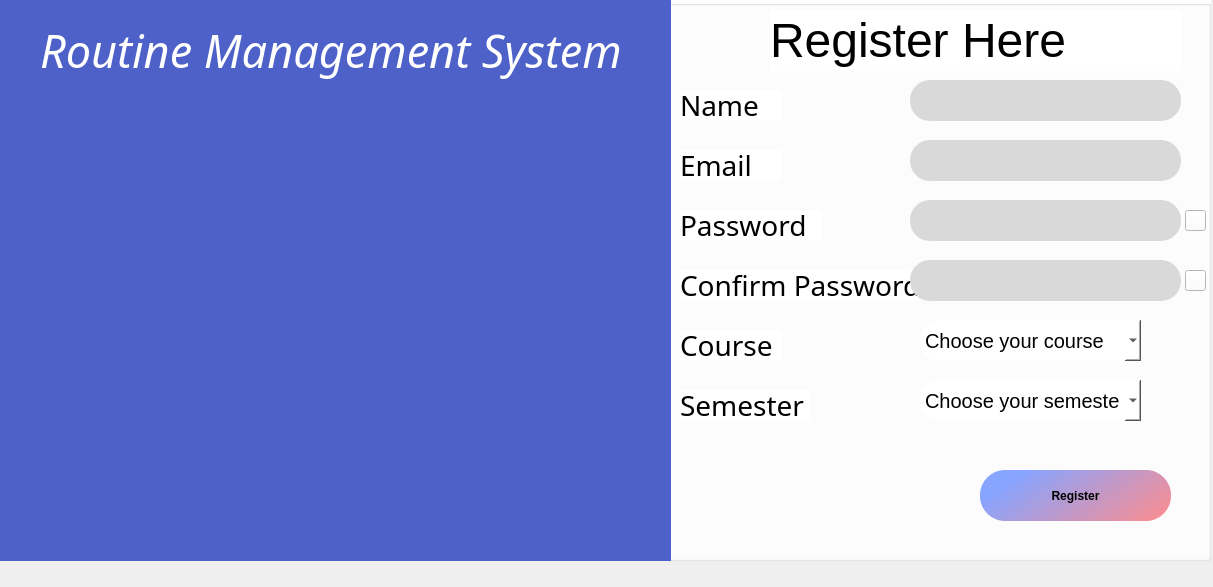
<?xml version="1.0" encoding="UTF-8"?>
<ui version="4.0">
 <class>registration</class>
 <widget class="QDialog" name="registration">
  <property name="geometry">
   <rect>
    <x>0</x>
    <y>0</y>
    <width>1213</width>
    <height>587</height>
   </rect>
  </property>
  <property name="windowTitle">
   <string>Dialog</string>
  </property>
  <property name="styleSheet">
   <string notr="true">.QLineEdit{
	border-radius:6px;
}
*{
	background:none;
}</string>
  </property>
  <widget class="QLabel" name="label_3">
   <property name="geometry">
    <rect>
     <x>50</x>
     <y>260</y>
     <width>191</width>
     <height>121</height>
    </rect>
   </property>
   <property name="text">
    <string/>
   </property>
  </widget>
  <widget class="QGroupBox" name="groupBox">
   <property name="enabled">
    <bool>true</bool>
   </property>
   <property name="geometry">
    <rect>
     <x>650</x>
     <y>0</y>
     <width>561</width>
     <height>561</height>
    </rect>
   </property>
   <property name="font">
    <font>
     <bold>true</bold>
    </font>
   </property>
   <property name="autoFillBackground">
    <bool>false</bool>
   </property>
   <property name="styleSheet">
    <string notr="true">position: absolute;
width: 845px;
height: 1024px;
left: 0px;
top: 0px;

background: #FFFFFF;</string>
   </property>
   <property name="title">
    <string/>
   </property>
   <property name="alignment">
    <set>Qt::AlignHCenter|Qt::AlignTop</set>
   </property>
   <property name="flat">
    <bool>false</bool>
   </property>
   <widget class="QPushButton" name="pushButton_3">
    <property name="geometry">
     <rect>
      <x>330</x>
      <y>470</y>
      <width>191</width>
      <height>51</height>
     </rect>
    </property>
    <property name="font">
     <font>
      <bold>true</bold>
     </font>
    </property>
    <property name="styleSheet">
     <string notr="true">QPushButton{
	position: absolute;
width: 195px;
height: 66px;
left: 368px;
top: 716px;

	background-color: qlineargradient(spread:pad, x1:0, y1:0.625, x2:1, y2:1, stop:0 rgba(135, 164, 255, 255), stop:1 rgba(255, 140, 140, 255));
border-radius: 25px;

}
*:hover{
color: #f5E0E0;
}</string>
    </property>
    <property name="text">
     <string>Register</string>
    </property>
   </widget>
   <widget class="QLabel" name="label_9">
    <property name="geometry">
     <rect>
      <x>30</x>
      <y>150</y>
      <width>101</width>
      <height>31</height>
     </rect>
    </property>
    <property name="font">
     <font>
      <family>Coda</family>
      <pointsize>-1</pointsize>
      <italic>false</italic>
      <bold>false</bold>
     </font>
    </property>
    <property name="styleSheet">
     <string notr="true">position: absolute;
width: 250px;
height: 63px;
left: 493px;
top: 254px;

font-family: 'Coda';
font-style: normal;
font-weight: 400;
font-size: 28px;
line-height: 51px;
text-align: center;

color: #000000;</string>
    </property>
    <property name="text">
     <string>Email</string>
    </property>
   </widget>
   <widget class="QLabel" name="label_12">
    <property name="geometry">
     <rect>
      <x>30</x>
      <y>210</y>
      <width>141</width>
      <height>31</height>
     </rect>
    </property>
    <property name="font">
     <font>
      <family>Coda</family>
      <pointsize>-1</pointsize>
      <italic>false</italic>
      <bold>false</bold>
     </font>
    </property>
    <property name="styleSheet">
     <string notr="true">position: absolute;
width: 250px;
height: 63px;
left: 493px;
top: 254px;

font-family: 'Coda';
font-style: normal;
font-weight: 400;
font-size: 28px;
line-height: 51px;
text-align: center;

color: #000000;</string>
    </property>
    <property name="text">
     <string>Password</string>
    </property>
   </widget>
   <widget class="QLabel" name="label_13">
    <property name="geometry">
     <rect>
      <x>30</x>
      <y>270</y>
      <width>241</width>
      <height>31</height>
     </rect>
    </property>
    <property name="font">
     <font>
      <family>Coda</family>
      <pointsize>-1</pointsize>
      <italic>false</italic>
      <bold>false</bold>
     </font>
    </property>
    <property name="styleSheet">
     <string notr="true">position: absolute;
width: 250px;
height: 63px;
left: 493px;
top: 254px;

font-family: 'Coda';
font-style: normal;
font-weight: 400;
font-size: 28px;
line-height: 51px;
text-align: center;

color: #000000;</string>
    </property>
    <property name="text">
     <string>Confirm Password</string>
    </property>
   </widget>
   <widget class="QLabel" name="label_14">
    <property name="geometry">
     <rect>
      <x>30</x>
      <y>330</y>
      <width>101</width>
      <height>31</height>
     </rect>
    </property>
    <property name="font">
     <font>
      <family>Coda</family>
      <pointsize>-1</pointsize>
      <italic>false</italic>
      <bold>false</bold>
     </font>
    </property>
    <property name="styleSheet">
     <string notr="true">position: absolute;
width: 250px;
height: 63px;
left: 493px;
top: 254px;

font-family: 'Coda';
font-style: normal;
font-weight: 400;
font-size: 28px;
line-height: 51px;
text-align: center;

color: #000000;</string>
    </property>
    <property name="text">
     <string>Course</string>
    </property>
   </widget>
   <widget class="QLabel" name="label_15">
    <property name="geometry">
     <rect>
      <x>30</x>
      <y>390</y>
      <width>131</width>
      <height>31</height>
     </rect>
    </property>
    <property name="font">
     <font>
      <family>Coda</family>
      <pointsize>-1</pointsize>
      <italic>false</italic>
      <bold>false</bold>
     </font>
    </property>
    <property name="styleSheet">
     <string notr="true">position: absolute;
width: 250px;
height: 63px;
left: 493px;
top: 254px;

font-family: 'Coda';
font-style: normal;
font-weight: 400;
font-size: 28px;
line-height: 51px;
text-align: center;

color: #000000;</string>
    </property>
    <property name="text">
     <string>Semester</string>
    </property>
   </widget>
   <widget class="QLineEdit" name="lineEdit_email">
    <property name="enabled">
     <bool>true</bool>
    </property>
    <property name="geometry">
     <rect>
      <x>260</x>
      <y>140</y>
      <width>271</width>
      <height>41</height>
     </rect>
    </property>
    <property name="font">
     <font>
      <bold>false</bold>
     </font>
    </property>
    <property name="styleSheet">
     <string notr="true">position: absolute;
width: 675px;
height: 57px;
left: 785px;
top: 252px;

background: #D9D9D9;
border-radius: 20px;
padding-left:15px;</string>
    </property>
   </widget>
   <widget class="QLineEdit" name="lineEdit_pass">
    <property name="enabled">
     <bool>true</bool>
    </property>
    <property name="geometry">
     <rect>
      <x>260</x>
      <y>200</y>
      <width>271</width>
      <height>41</height>
     </rect>
    </property>
    <property name="font">
     <font>
      <bold>false</bold>
     </font>
    </property>
    <property name="styleSheet">
     <string notr="true">position: absolute;
width: 675px;
height: 57px;
left: 785px;
top: 252px;

background: #D9D9D9;
border-radius: 20px;
padding-left:15px;</string>
    </property>
    <property name="inputMethodHints">
     <set>Qt::ImhHiddenText|Qt::ImhNoAutoUppercase|Qt::ImhNoPredictiveText|Qt::ImhSensitiveData</set>
    </property>
    <property name="echoMode">
     <enum>QLineEdit::Password</enum>
    </property>
   </widget>
   <widget class="QLineEdit" name="lineEdit_cpass">
    <property name="enabled">
     <bool>true</bool>
    </property>
    <property name="geometry">
     <rect>
      <x>260</x>
      <y>260</y>
      <width>271</width>
      <height>41</height>
     </rect>
    </property>
    <property name="font">
     <font>
      <bold>false</bold>
     </font>
    </property>
    <property name="styleSheet">
     <string notr="true">position: absolute;
width: 675px;
height: 57px;
left: 785px;
top: 252px;

background: #D9D9D9;
border-radius: 20px;
padding-left:15px;</string>
    </property>
    <property name="inputMethodHints">
     <set>Qt::ImhHiddenText|Qt::ImhNoAutoUppercase|Qt::ImhNoPredictiveText|Qt::ImhSensitiveData</set>
    </property>
    <property name="echoMode">
     <enum>QLineEdit::Password</enum>
    </property>
   </widget>
   <widget class="QComboBox" name="comboBox_course">
    <property name="geometry">
     <rect>
      <x>270</x>
      <y>320</y>
      <width>221</width>
      <height>41</height>
     </rect>
    </property>
    <property name="styleSheet">
     <string notr="true">position: absolute;
width: 675px;
height: 57px;
left: 785px;
top: 252px;


border-radius: 20px;
font-size:20px;
</string>
    </property>
    <item>
     <property name="text">
      <string>Choose your course</string>
     </property>
    </item>
    <item>
     <property name="text">
      <string>Computer Engineering</string>
     </property>
    </item>
    <item>
     <property name="text">
      <string>Civil Engineeing </string>
     </property>
    </item>
    <item>
     <property name="text">
      <string>Mechanical Engineering</string>
     </property>
    </item>
    <item>
     <property name="text">
      <string>Geomatics Engineering</string>
     </property>
    </item>
    <item>
     <property name="text">
      <string>Environmental Engineering</string>
     </property>
    </item>
    <item>
     <property name="text">
      <string>Electrical Engineering</string>
     </property>
    </item>
   </widget>
   <widget class="QComboBox" name="comboBox_sem">
    <property name="geometry">
     <rect>
      <x>270</x>
      <y>380</y>
      <width>221</width>
      <height>41</height>
     </rect>
    </property>
    <property name="styleSheet">
     <string notr="true">position: absolute;
width: 675px;
height: 57px;
left: 785px;
top: 252px;


border-radius: 20px;
font-size:20px;
</string>
    </property>
    <item>
     <property name="text">
      <string>Choose your semester</string>
     </property>
    </item>
    <item>
     <property name="text">
      <string>I</string>
     </property>
    </item>
    <item>
     <property name="text">
      <string>II</string>
     </property>
    </item>
    <item>
     <property name="text">
      <string>III</string>
     </property>
    </item>
    <item>
     <property name="text">
      <string>IV</string>
     </property>
    </item>
    <item>
     <property name="text">
      <string>V</string>
     </property>
    </item>
    <item>
     <property name="text">
      <string>VI</string>
     </property>
    </item>
    <item>
     <property name="text">
      <string>VII</string>
     </property>
    </item>
    <item>
     <property name="text">
      <string>VIII</string>
     </property>
    </item>
   </widget>
   <widget class="QLabel" name="label_2">
    <property name="geometry">
     <rect>
      <x>120</x>
      <y>10</y>
      <width>411</width>
      <height>61</height>
     </rect>
    </property>
    <property name="styleSheet">
     <string notr="true">position: absolute;
width: 551px;
height: 69px;
left: 198px;
top: 239px;

font-family: 'Jua';
font-style: normal;
font-weight: 400;
font-size: 48px;
line-height: 60px;
text-align: center;

color: #000000;
</string>
    </property>
    <property name="text">
     <string>Register Here</string>
    </property>
   </widget>
   <widget class="QLineEdit" name="lineEdit_name">
    <property name="enabled">
     <bool>true</bool>
    </property>
    <property name="geometry">
     <rect>
      <x>260</x>
      <y>80</y>
      <width>271</width>
      <height>41</height>
     </rect>
    </property>
    <property name="font">
     <font>
      <bold>false</bold>
     </font>
    </property>
    <property name="styleSheet">
     <string notr="true">position: absolute;
width: 675px;
height: 57px;
left: 785px;
top: 252px;

background: #D9D9D9;
border-radius: 20px;
padding-left:15px;</string>
    </property>
    <property name="text">
     <string/>
    </property>
   </widget>
   <widget class="QLabel" name="label_8">
    <property name="geometry">
     <rect>
      <x>30</x>
      <y>90</y>
      <width>101</width>
      <height>31</height>
     </rect>
    </property>
    <property name="font">
     <font>
      <family>Coda</family>
      <pointsize>-1</pointsize>
      <italic>false</italic>
      <bold>false</bold>
     </font>
    </property>
    <property name="styleSheet">
     <string notr="true">position: absolute;
width: 250px;
height: 63px;
left: 493px;
top: 254px;

font-family: 'Coda';
font-style: normal;
font-weight: 400;
font-size: 28px;
line-height: 51px;
text-align: center;

color: #000000;</string>
    </property>
    <property name="text">
     <string>Name</string>
    </property>
   </widget>
   <widget class="QPushButton" name="pushButton_eye">
    <property name="geometry">
     <rect>
      <x>535</x>
      <y>210</y>
      <width>21</width>
      <height>21</height>
     </rect>
    </property>
    <property name="styleSheet">
     <string notr="true">border-image: url(:/img/IMG resources/hide.png);</string>
    </property>
    <property name="text">
     <string/>
    </property>
   </widget>
   <widget class="QPushButton" name="pushButton_eye_2">
    <property name="geometry">
     <rect>
      <x>535</x>
      <y>270</y>
      <width>21</width>
      <height>21</height>
     </rect>
    </property>
    <property name="styleSheet">
     <string notr="true">border-image: url(:/img/IMG resources/hide.png);</string>
    </property>
    <property name="text">
     <string/>
    </property>
   </widget>
  </widget>
  <widget class="QLabel" name="label_10">
   <property name="geometry">
    <rect>
     <x>40</x>
     <y>20</y>
     <width>611</width>
     <height>61</height>
    </rect>
   </property>
   <property name="styleSheet">
    <string notr="true">position: absolute;
left: 1.97%;
right: -24.05%;
top: 12.78%;
bottom: 77.5%;

font-family: Jua;
font-style: italic;
font-weight: 400;
font-size: 45px;
line-height: 76px;
text-align: center;

color: #FFFFFF;
</string>
   </property>
   <property name="text">
    <string>Routine Management System</string>
   </property>
  </widget>
  <widget class="QLabel" name="label_11">
   <property name="geometry">
    <rect>
     <x>10</x>
     <y>90</y>
     <width>651</width>
     <height>561</height>
    </rect>
   </property>
   <property name="styleSheet">
    <string notr="true">
background-image: url(:/img/IMG resources/Rectangle 10.png);
position: absolute;
width: 660px;
height: 70px;
left: 144px;
top: 559px;
background-repeat:no-repeat;

border-radius: 50px;</string>
   </property>
   <property name="text">
    <string/>
   </property>
  </widget>
  <widget class="QLabel" name="label">
   <property name="geometry">
    <rect>
     <x>-10</x>
     <y>0</y>
     <width>681</width>
     <height>561</height>
    </rect>
   </property>
   <property name="styleSheet">
    <string notr="true">position: absolute;
left: 0%;
right: -37.9%;
top: 0%;
bottom: 9.62%;

background: #4E61C8;</string>
   </property>
   <property name="text">
    <string/>
   </property>
  </widget>
  <zorder>groupBox</zorder>
  <zorder>label</zorder>
  <zorder>label_3</zorder>
  <zorder>label_10</zorder>
  <zorder>label_11</zorder>
 </widget>
 <tabstops>
  <tabstop>lineEdit_name</tabstop>
  <tabstop>lineEdit_email</tabstop>
  <tabstop>lineEdit_pass</tabstop>
  <tabstop>lineEdit_cpass</tabstop>
  <tabstop>comboBox_course</tabstop>
  <tabstop>comboBox_sem</tabstop>
  <tabstop>pushButton_3</tabstop>
 </tabstops>
 <resources/>
 <connections/>
</ui>
